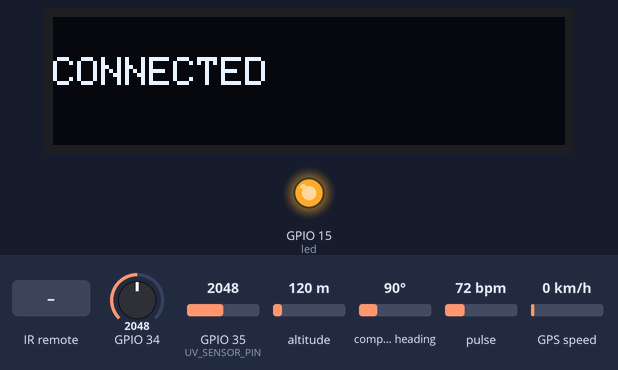
The sketch below on a simulated ESP32. On the bench: 128×32 one-colour display, output pins drawn as LEDs (lit = HIGH). Inputs (shaded band) come from the test bench; at power-on: pulse 72 bpm, GPIO 34 = 2048, GPIO 35 (UV_SENSOR_PIN) = 2048, altitude 120 m, compass heading 90°, GPS speed 0 km/h. The GPS gets a fix after 3 s at 37.7749, -122.4194 with 8 satellites; no radio packets arrive unless stated; what the sketch prints to the serial monitor is not drawn.

Above: at 1.2 s.
1.3 s: infrared code 0x3C received
At 5.07 s:
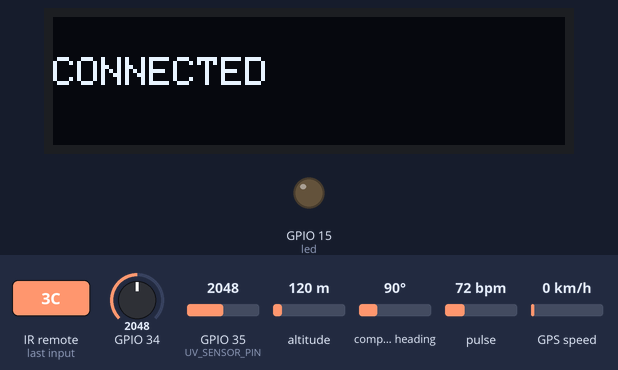
6.6 s: pulse set to 130 bpm
Timing chart, 0 to 9.6 s (numbered marks = the images above; inputs shaded):
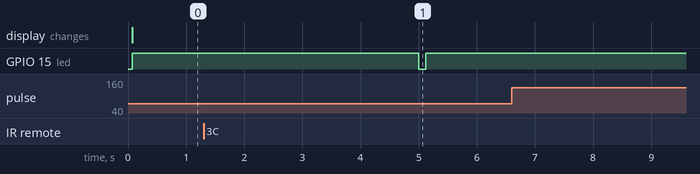

The sketch:

Wearabledevice.ino
```cpp
#include <Wire.h>
#include "MAX30105.h"
#include "heartRate.h"
#include <SoftwareSerial.h>
#include <SPI.h>
#include <Adafruit_GFX.h>
#include <Adafruit_SSD1306.h>
#include <TinyGPS++.h>
#include <LoRa.h>
#include <RCSwitch.h>
RCSwitch mySwitch = RCSwitch();
#define SCREEN_WIDTH 128 // OLED display width, in pixels
#define SCREEN_HEIGHT 32 // OLED display height, in pixels
#define OLED_RESET     -1 // Reset pin # (or -1 if sharing Arduino reset pin)
#define SCREEN_ADDRESS 0x3C
#define ss 5
#define rst 14
#define dio0 2
#define RT0 10000  // Resistance at 25°C
#define B 3977     // Beta coefficient for temp
#define VCC 3.3    // ESP32 operating voltage (3.3V)
#define R 10000
#define UV_SENSOR_PIN 35  // ESP32 Analog Pin (ADC1_7)
MAX30105 particleSensor;// Resistor value (10K ohms)
#define led 15
static const int RXPin = 4, TXPin = 0;
static const uint32_t GPSBaud = 9600;
TinyGPSPlus gps;
SoftwareSerial softser(RXPin, TXPin);
//MAX30105 particleSensor;// Resistor value (10K ohms)
Adafruit_SSD1306 display(SCREEN_WIDTH, SCREEN_HEIGHT, &Wire, -1);
int uvReading = 0;
const float voltageToIntensityFactor = 307.69;
///////////////////////////// Variables
float RT, VR, ln, T, t0, VRT;  //for temprature
///////////////////////////////////////////////
const byte RATE_SIZE = 4; //Increase this for more averaging. 4 is good.
byte rates[RATE_SIZE]; //Array of heart rates
byte rateSpot = 0;
long lastBeat = 0; //Time at which the last beat occurred
float beatsPerMinute;
int beatAvg;
long interval=5000;
long lastsend=0 ;
void setup() {
  Serial.begin(115200);  // Higher baud rate for ESP32
  softser.begin(GPSBaud);
  mySwitch.enableReceive(27);
    pinMode(led, OUTPUT);

    // SSD1306_SWITCHCAPVCC = generate display voltage from 3.3V internally
  if(!display.begin(SSD1306_SWITCHCAPVCC, SCREEN_ADDRESS)) {
    Serial.println(F("SSD1306 allocation failed"));
    for(;;); // Don't proceed, loop forever
  }
  t0 = 25 + 273.15;      // Reference temperature in Kelvin
  LoRa.setPins(ss, rst, dio0);

  display.clearDisplay();

  display.setTextSize(1);
  display.setTextColor(WHITE);
  display.setCursor(0, 10);
  // Display static text
  display.println("Connecting");  // will be replaced
  display.display();

  Serial.println("Starting LoRa");
  if (!LoRa.begin(433E6)) {
  Serial.println("Starting LoRa failed!");
   display.clearDisplay();

  display.setTextSize(1);
  display.setTextColor(WHITE);
  display.setCursor(0, 10);
  // Display static text
  display.println("WAIT");  // will be replaced
  display.display();
  pinMode(UV_SENSOR_PIN, INPUT);
  while (1);
  }
 display.clearDisplay();

  display.setTextSize(1);
  display.setTextColor(WHITE);
  display.setCursor(0, 10);
  // Display static text
  display.println("CONNECTED");  // will be replaced
  display.display();
  pinMode(UV_SENSOR_PIN, INPUT);

  // Initialize sensor heart sensor
  if (!particleSensor.begin(Wire, I2C_SPEED_FAST)) //Use default I2C port, 400kHz speed
    {
    Serial.println("MAX30105 was not found. Please check wiring/power. ");
    while (1);
    }
  Serial.println("Place your index finger on the sensor with steady pressure.");
  particleSensor.setup(); //Configure sensor with default settings
  particleSensor.setPulseAmplitudeRed(0x0A); //Turn Red LED to low to indicate sensor is running
  particleSensor.setPulseAmplitudeGreen(0); //Turn off Green LED
}

float temp(){
  VRT = analogRead(34);  // Read analog value from GPIO34 (or whichever pin you're using) GPIO ADC1_6
  VRT = (VCC / 4095.0) * VRT;  // Conversion to voltage for ESP32 (12-bit ADC)
  VR = VCC - VRT;
  RT = VRT / (VR / R);          // Resistance of thermistor
  ln = log(RT / RT0);
  T = (1 / ((ln / B) + (1 / t0)));  // Temperature in Kelvin
  T = T - 273.15;
  LoRa.beginPacket();                   // start packet           // add sender address
  LoRa.print("Temperature : ");
  LoRa.print(T);
  LoRa.endPacket();
  Serial.print("Temperature: ");
  Serial.print(T);  // Celsius
  Serial.print(" °C | ");
  return  (T);
}
float uv(){
  uvReading = analogRead(UV_SENSOR_PIN);
  // Convert the analog reading (0–4095) to voltage (0–3.3V)
  float voltage = uvReading * 3.3 / 4095.0;
  // Calculate the UV intensity in mW/m² using the conversion factor
  float uvIntensity = voltage * voltageToIntensityFactor;
  LoRa.beginPacket();                   // start packet           // add sender address
  LoRa.print("UltraViolet : ");
  LoRa.print(uvIntensity, 2);
  LoRa.endPacket();
  Serial.print("UV Voltage: ");
  Serial.print(voltage, 3);  // Print voltage with 3 decimal places
  Serial.print(" V, UV Intensity: ");
  Serial.print(uvIntensity, 2);
  Serial.println(" mW/m²");
  return (uvIntensity, 2);
}
void loop() {
  if (mySwitch.available()) {
    Serial.print("Received ");
    Serial.print( mySwitch.getReceivedValue() );
    digitalWrite(led, LOW);
    mySwitch.resetAvailable();
  }
  else {
    digitalWrite(led, HIGH);
  }


  if (millis()-lastsend >= interval){
  if (softser.available() > 0) {
    gps.encode(softser.read());
    if (gps.location.isUpdated()) {
      display.clearDisplay();
      display.setTextColor(SSD1306_WHITE);
      display.setTextSize(1);
      display.setCursor(0, 5);
      display.print("Time: ");
      display.setCursor(30, 5);
      display.print(gps.time.hour() + 3);
      display.setCursor(42, 5);
      display.print(":");
      display.setCursor(47, 5);
      display.print(gps.time.minute());
      display.setCursor(60, 5);
      display.print(":");
      display.setCursor(66, 5);
      display.print(gps.time.second());
      display.setCursor(0, 18);
      display.print("Lat: ");
      display.setCursor(25, 18);
      display.print(gps.location.lat(), 5);
      display.setCursor(0, 33);
      display.print("Lng: ");
      display.setCursor(25, 33);
      display.print(gps.location.lng(), 5);
      display.display();
      LoRa.beginPacket();                   // start packet           // add sender address
      LoRa.print("LAT : ");
      LoRa.print(gps.location.lat(),5);                 // add payload
      LoRa.endPacket();
      LoRa.beginPacket();                   // start packet           // add sender addres
      LoRa.print("LNG : ");
      LoRa.print(gps.location.lng(),5);                 // add payload
      LoRa.endPacket();
      }
    }
    temp();
    uv();
    lastsend=millis() ;

    }else {
      while(millis()-lastsend <= interval){
      long irValue = particleSensor.getIR();

  if (checkForBeat(irValue) == true)
  {
    //We sensed a beat!
    long delta = millis() - lastBeat;
    lastBeat = millis();

    beatsPerMinute = 60 / (delta / 1000.0);

    if (beatsPerMinute < 255 && beatsPerMinute > 20)
    {
      rates[rateSpot++] = (byte)beatsPerMinute; //Store this reading in the array
      rateSpot %= RATE_SIZE; //Wrap variable

      //Take average of readings
      beatAvg = 0;
      for (byte x = 0 ; x < RATE_SIZE ; x++)
        beatAvg += rates[x];
      beatAvg /= RATE_SIZE;
    }
  }

        LoRa.beginPacket();                   // start packet           // add sender address
        LoRa.print("BPM : ");
        LoRa.print(beatAvg);                 // add payload
        LoRa.endPacket();
        Serial.print("BPM : ");
        Serial.print(beatsPerMinute);
        Serial.print(", Avg BPM=");
        Serial.println(beatAvg);

  if (irValue < 50000)
    Serial.print(" No finger?");

  Serial.println();


      }
    }
    }


void sendMessage(String outgoing) {
  LoRa.beginPacket();                   // start packet
  LoRa.print(outgoing);                 // add payload
  LoRa.endPacket();                     // finish packet and send it
}
```

Measured:
- after the input at 1.3 s, GPIO 15 (led): HIGH → LOW after 3.7 s, → HIGH 0.12 s later
- after the input at 6.6 s, every drawn part: stays the same
